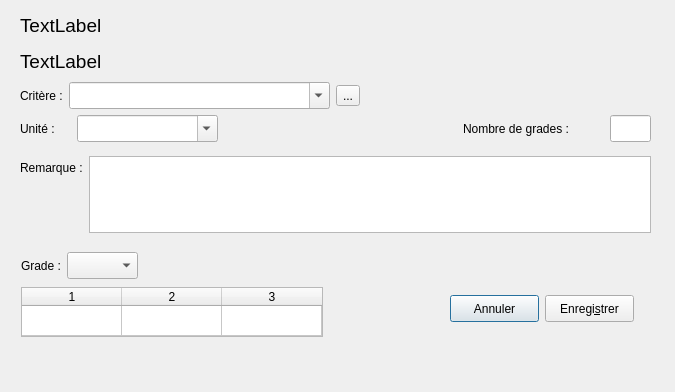
<?xml version="1.0" encoding="UTF-8"?>
<ui version="4.0">
 <class>DialogCritere</class>
 <widget class="QDialog" name="DialogCritere">
  <property name="geometry">
   <rect>
    <x>0</x>
    <y>0</y>
    <width>675</width>
    <height>392</height>
   </rect>
  </property>
  <property name="windowTitle">
   <string>Dialog</string>
  </property>
  <widget class="QWidget" name="layoutWidget">
   <property name="geometry">
    <rect>
     <x>21</x>
     <y>250</y>
     <width>311</width>
     <height>91</height>
    </rect>
   </property>
   <layout class="QVBoxLayout" name="verticalLayout_2">
    <item>
     <layout class="QHBoxLayout" name="horizontalLayout_3">
      <item>
       <widget class="QLabel" name="label_6">
        <property name="text">
         <string>Grade :</string>
        </property>
        <property name="buddy">
         <cstring>comboBox_Grade</cstring>
        </property>
       </widget>
      </item>
      <item>
       <widget class="QComboBox" name="comboBox_Grade">
        <property name="minimumSize">
         <size>
          <width>71</width>
          <height>27</height>
         </size>
        </property>
        <property name="maximumSize">
         <size>
          <width>71</width>
          <height>27</height>
         </size>
        </property>
       </widget>
      </item>
      <item>
       <spacer name="horizontalSpacer_3">
        <property name="orientation">
         <enum>Qt::Horizontal</enum>
        </property>
        <property name="sizeHint" stdset="0">
         <size>
          <width>40</width>
          <height>20</height>
         </size>
        </property>
       </spacer>
      </item>
     </layout>
    </item>
    <item>
     <widget class="MyTableWidget" name="tableWidget_Seuil">
      <property name="minimumSize">
       <size>
        <width>302</width>
        <height>50</height>
       </size>
      </property>
      <property name="maximumSize">
       <size>
        <width>302</width>
        <height>50</height>
       </size>
      </property>
      <property name="rowCount">
       <number>1</number>
      </property>
      <property name="columnCount">
       <number>3</number>
      </property>
      <attribute name="verticalHeaderVisible">
       <bool>false</bool>
      </attribute>
      <attribute name="verticalHeaderHighlightSections">
       <bool>true</bool>
      </attribute>
      <attribute name="verticalHeaderVisible">
       <bool>false</bool>
      </attribute>
      <attribute name="verticalHeaderHighlightSections">
       <bool>true</bool>
      </attribute>
      <row/>
      <column/>
      <column/>
      <column/>
     </widget>
    </item>
   </layout>
  </widget>
  <widget class="QWidget" name="layoutWidget">
   <property name="geometry">
    <rect>
     <x>20</x>
     <y>10</y>
     <width>631</width>
     <height>231</height>
    </rect>
   </property>
   <layout class="QVBoxLayout" name="verticalLayout">
    <item>
     <widget class="QLabel" name="label_Pathologie">
      <property name="minimumSize">
       <size>
        <width>0</width>
        <height>30</height>
       </size>
      </property>
      <property name="maximumSize">
       <size>
        <width>16777215</width>
        <height>36</height>
       </size>
      </property>
      <property name="font">
       <font>
        <family>Arial</family>
        <pointsize>14</pointsize>
       </font>
      </property>
      <property name="text">
       <string>TextLabel</string>
      </property>
      <property name="alignment">
       <set>Qt::AlignLeading|Qt::AlignLeft|Qt::AlignVCenter</set>
      </property>
     </widget>
    </item>
    <item>
     <widget class="QLabel" name="label_Examen">
      <property name="minimumSize">
       <size>
        <width>0</width>
        <height>30</height>
       </size>
      </property>
      <property name="maximumSize">
       <size>
        <width>16777215</width>
        <height>36</height>
       </size>
      </property>
      <property name="font">
       <font>
        <family>Arial</family>
        <pointsize>14</pointsize>
       </font>
      </property>
      <property name="text">
       <string>TextLabel</string>
      </property>
      <property name="alignment">
       <set>Qt::AlignLeading|Qt::AlignLeft|Qt::AlignVCenter</set>
      </property>
     </widget>
    </item>
    <item>
     <layout class="QHBoxLayout" name="horizontalLayout">
      <item>
       <widget class="QLabel" name="label_2">
        <property name="text">
         <string>Critère :</string>
        </property>
        <property name="buddy">
         <cstring>comboBox_Critere</cstring>
        </property>
       </widget>
      </item>
      <item>
       <widget class="MyComboBox" name="comboBox_Critere">
        <property name="minimumSize">
         <size>
          <width>261</width>
          <height>27</height>
         </size>
        </property>
        <property name="maximumSize">
         <size>
          <width>280</width>
          <height>27</height>
         </size>
        </property>
        <property name="editable">
         <bool>true</bool>
        </property>
       </widget>
      </item>
      <item>
       <widget class="QToolButton" name="toolButton_NewCritere">
        <property name="text">
         <string>...</string>
        </property>
        <property name="icon">
         <iconset resource="resources.qrc">
          <normaloff>:/newPrefix/images/add1.png</normaloff>:/newPrefix/images/add1.png</iconset>
        </property>
        <property name="iconSize">
         <size>
          <width>20</width>
          <height>20</height>
         </size>
        </property>
       </widget>
      </item>
      <item>
       <spacer name="horizontalSpacer_2">
        <property name="orientation">
         <enum>Qt::Horizontal</enum>
        </property>
        <property name="sizeHint" stdset="0">
         <size>
          <width>40</width>
          <height>20</height>
         </size>
        </property>
       </spacer>
      </item>
     </layout>
    </item>
    <item>
     <layout class="QHBoxLayout" name="horizontalLayout_2">
      <item>
       <widget class="QLabel" name="label_3">
        <property name="minimumSize">
         <size>
          <width>51</width>
          <height>0</height>
         </size>
        </property>
        <property name="maximumSize">
         <size>
          <width>51</width>
          <height>16777215</height>
         </size>
        </property>
        <property name="text">
         <string>Unité :</string>
        </property>
        <property name="buddy">
         <cstring>comboBox_Unite</cstring>
        </property>
       </widget>
      </item>
      <item>
       <widget class="MyComboBox" name="comboBox_Unite">
        <property name="minimumSize">
         <size>
          <width>141</width>
          <height>27</height>
         </size>
        </property>
        <property name="maximumSize">
         <size>
          <width>141</width>
          <height>27</height>
         </size>
        </property>
        <property name="editable">
         <bool>true</bool>
        </property>
       </widget>
      </item>
      <item>
       <spacer name="horizontalSpacer">
        <property name="orientation">
         <enum>Qt::Horizontal</enum>
        </property>
        <property name="sizeHint" stdset="0">
         <size>
          <width>40</width>
          <height>20</height>
         </size>
        </property>
       </spacer>
      </item>
      <item>
       <widget class="QLabel" name="label_5">
        <property name="minimumSize">
         <size>
          <width>141</width>
          <height>0</height>
         </size>
        </property>
        <property name="maximumSize">
         <size>
          <width>141</width>
          <height>16777215</height>
         </size>
        </property>
        <property name="text">
         <string>Nombre de grades :</string>
        </property>
        <property name="buddy">
         <cstring>lineEdit_NbGrades</cstring>
        </property>
       </widget>
      </item>
      <item>
       <widget class="QLineEdit" name="lineEdit_NbGrades">
        <property name="minimumSize">
         <size>
          <width>41</width>
          <height>27</height>
         </size>
        </property>
        <property name="maximumSize">
         <size>
          <width>41</width>
          <height>27</height>
         </size>
        </property>
       </widget>
      </item>
     </layout>
    </item>
    <item>
     <layout class="QFormLayout" name="formLayout">
      <property name="fieldGrowthPolicy">
       <enum>QFormLayout::AllNonFixedFieldsGrow</enum>
      </property>
      <item row="0" column="0">
       <widget class="QLabel" name="label_remarque">
        <property name="text">
         <string>Remarque :</string>
        </property>
        <property name="buddy">
         <cstring>plainTextEdit_Remarque</cstring>
        </property>
       </widget>
      </item>
      <item row="0" column="1">
       <widget class="QPlainTextEdit" name="plainTextEdit_Remarque">
        <property name="minimumSize">
         <size>
          <width>0</width>
          <height>67</height>
         </size>
        </property>
        <property name="maximumSize">
         <size>
          <width>16777215</width>
          <height>77</height>
         </size>
        </property>
       </widget>
      </item>
     </layout>
    </item>
   </layout>
  </widget>
  <widget class="QWidget" name="layoutWidget">
   <property name="geometry">
    <rect>
     <x>450</x>
     <y>288</y>
     <width>184</width>
     <height>41</height>
    </rect>
   </property>
   <layout class="QHBoxLayout" name="horizontalLayout_4">
    <item>
     <widget class="QPushButton" name="pushButton_Cancel">
      <property name="minimumSize">
       <size>
        <width>85</width>
        <height>27</height>
       </size>
      </property>
      <property name="text">
       <string>Annuler</string>
      </property>
     </widget>
    </item>
    <item>
     <widget class="QPushButton" name="pushButton_Save">
      <property name="minimumSize">
       <size>
        <width>85</width>
        <height>27</height>
       </size>
      </property>
      <property name="text">
       <string>Enregi&amp;strer</string>
      </property>
     </widget>
    </item>
   </layout>
  </widget>
 </widget>
 <customwidgets>
  <customwidget>
   <class>MyComboBox</class>
   <extends>QComboBox</extends>
   <header>Mywidgets</header>
  </customwidget>
  <customwidget>
   <class>MyTableWidget</class>
   <extends>QTableWidget</extends>
   <header>Mywidgets</header>
  </customwidget>
 </customwidgets>
 <resources>
  <include location="resources.qrc"/>
 </resources>
 <connections/>
</ui>
